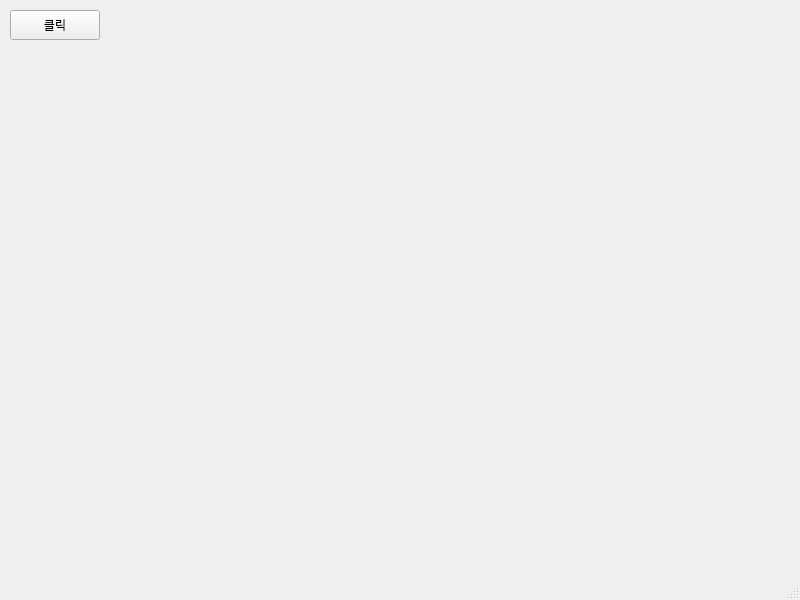
<?xml version="1.0" encoding="UTF-8"?>
<ui version="4.0">
 <class>MainWindow</class>
 <widget class="QMainWindow" name="MainWindow">
  <property name="geometry">
   <rect>
    <x>0</x>
    <y>0</y>
    <width>800</width>
    <height>600</height>
   </rect>
  </property>
  <property name="windowTitle">
   <string>MainWindow</string>
  </property>
  <property name="windowIcon">
   <iconset>
    <normaloff>../GrrUJU/uju/python/bitcoin.png</normaloff>../GrrUJU/uju/python/bitcoin.png</iconset>
  </property>
  <widget class="QWidget" name="centralwidget">
   <widget class="QPushButton" name="pushButton2">
    <property name="geometry">
     <rect>
      <x>10</x>
      <y>10</y>
      <width>90</width>
      <height>30</height>
     </rect>
    </property>
    <property name="cursor">
     <cursorShape>ArrowCursor</cursorShape>
    </property>
    <property name="text">
     <string>클릭</string>
    </property>
   </widget>
  </widget>
  <widget class="QMenuBar" name="menubar">
   <property name="geometry">
    <rect>
     <x>0</x>
     <y>0</y>
     <width>800</width>
     <height>26</height>
    </rect>
   </property>
  </widget>
  <widget class="QStatusBar" name="statusbar"/>
 </widget>
 <resources/>
 <connections/>
</ui>
